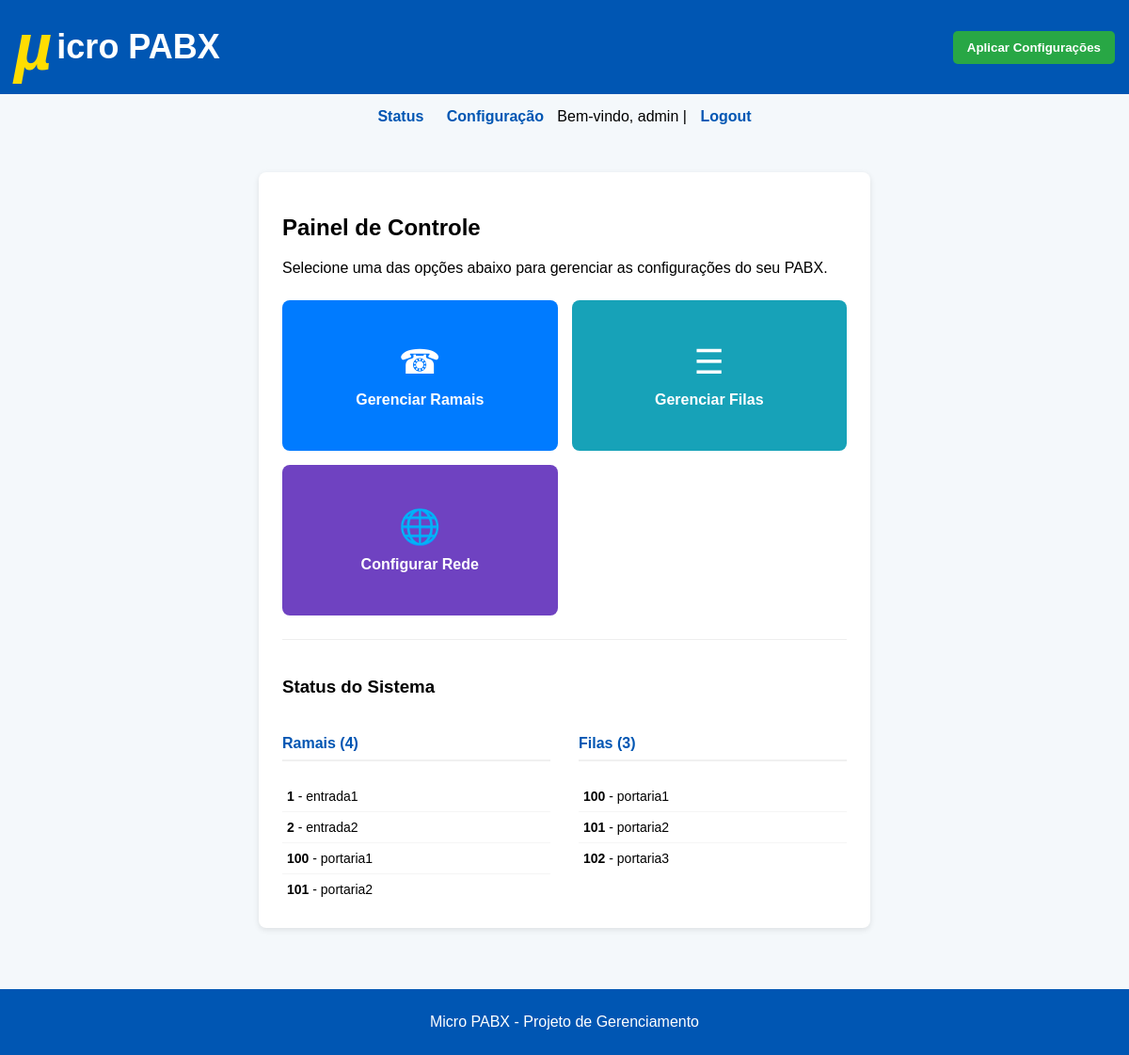
Page /config/pabx (signed in) on the earlier database version.
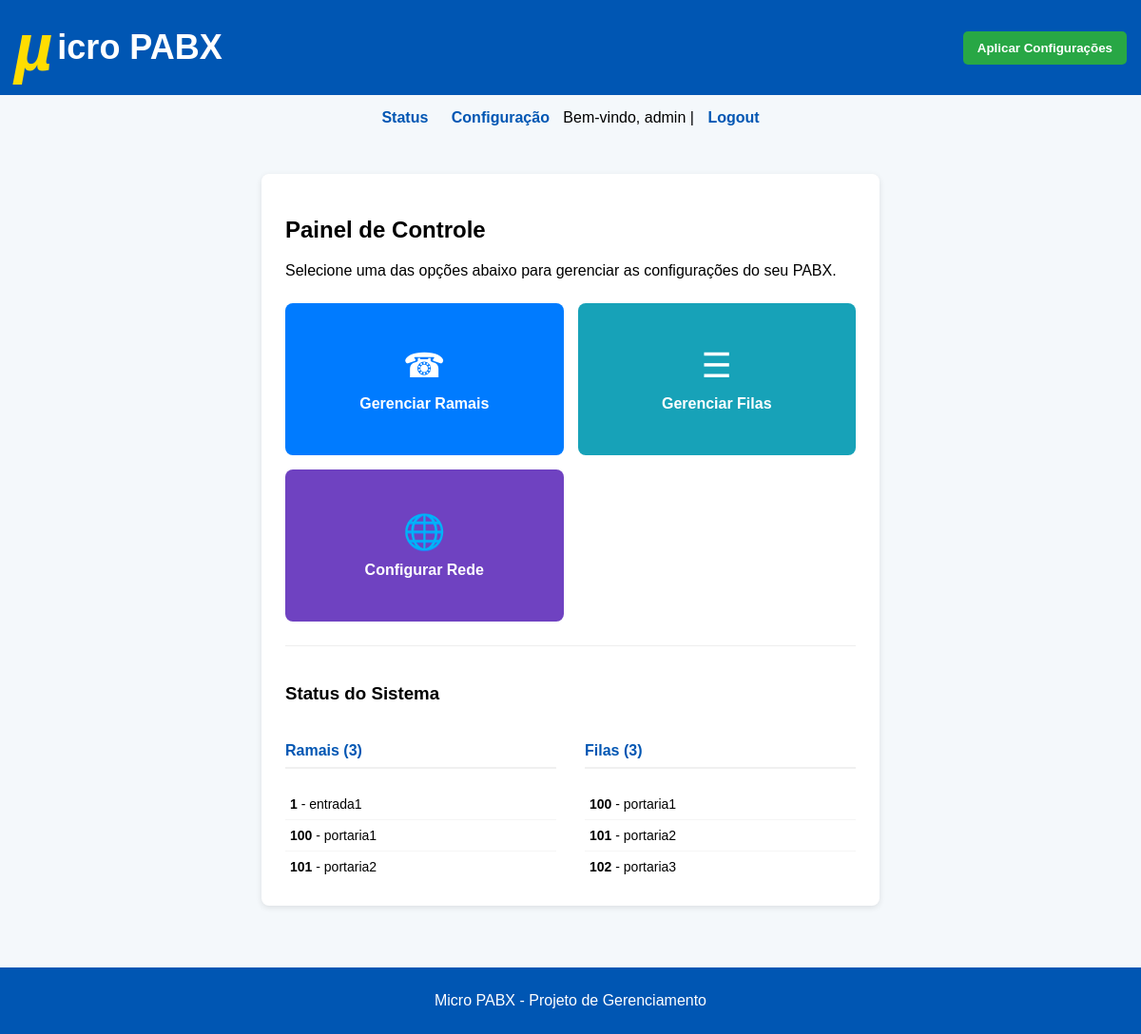
Same page on the later database version.
### tables this page shows
CREATE TABLE ramais (
                    ramal INTEGER PRIMARY KEY,  -- definido manualmente
                    nome TEXT NOT NULL,
                    senha TEXT,
                    contexto TEXT
                );

CREATE TABLE filas (
                    fila INTEGER PRIMARY KEY,  -- definido manualmente
                    nome TEXT NOT NULL
                );

### blueprints/pabx.py (the view)
@pabx_bp.route("/pabx")
@login_required
def config_pabx():
    ramais = get_ramais()
    filas = get_filas()
    localnets = get_localnets()
    return render_template("config_pabx.html", ramais=ramais, filas=filas, localnets=localnets)

### auth.py (called while the page is built)
def login_required(f):
    @wraps(f)
    def decorated_function(*args, **kwargs):
        if not session.get("user"):
            flash("Você precisa estar logado para acessar esta página.", "warning")
            return redirect(url_for("auth.login")) # Rota de login agora está no blueprint 'auth'
        return f(*args, **kwargs)
    return decorated_function

### database.py (called while the page is built)
def get_db_connection():
    conn = sqlite3.connect(DB)
    conn.row_factory = sqlite3.Row
    return conn

def get_ramais():
    conn = get_db_connection()
    ramais_raw = conn.execute("SELECT ramal, nome, senha, contexto FROM ramais").fetchall()
    ramais = []
    for r in ramais_raw:
        ramais.append({
            "ramal": r["ramal"],
            "nome": r["nome"],
            "senha": r["senha"],
            "contexto": r["contexto"]
        })
    conn.close()
    return ramais

def get_filas():
    conn = get_db_connection()
    filas_raw = conn.execute("SELECT fila, nome FROM filas").fetchall()
    filas = []
    for f in filas_raw:
        ramais_associados = conn.execute(
            "SELECT r.ramal FROM ramais r "
            "JOIN ramais_filas rf ON r.ramal = rf.num_ramal "
            "WHERE rf.num_fila = ?", (f["fila"],)
        ).fetchall()
        ramais_list = [r["ramal"] for r in ramais_associados]
        filas.append({
            "fila": f["fila"],
            "nome": f["nome"],
            "ramais": ramais_list
        })
    conn.close()
    return filas

def get_localnets():
    conn = get_db_connection()
    rows = conn.execute("SELECT id, localnet, nome FROM config_geral").fetchall()
    conn.close()
    return [{"id": r["id"], "localnet": r["localnet"], "nome": r["nome"]} for r in rows]

### templates/config_pabx.html (shortened to what this page needs)
{% extends "base.html" %}
{% block content %}
<div class="card dashboard-card">
    <h2>Painel de Controle</h2>
    <p>Selecione uma das opções abaixo para gerenciar as configurações do seu PABX.</p>
    <div class="action-buttons">
        <a href="{{ url_for('pabx.cadastro_ramal') }}" class="action-button btn-ramais">
            <span class="icon">&#9742;</span>
            <span class="text">Gerenciar Ramais</span>
        </a>
        <a href="{{ url_for('pabx.cadastro_fila') }}" class="action-button btn-filas">
            <span class="icon">&#9776;</span>
            <span class="text">Gerenciar Filas</span>
        </a>
        <a href="{{ url_for('rede.config_rede') }}" class="action-button btn-rede">
            <span class="icon">&#127760;</span>
            <span class="text">Configurar Rede</span>
        </a>
    </div>
    <div class="status-section">
        <h3>Status do Sistema</h3>
        <div class="status-grid">
            <div class="status-column">
                <h4>Ramais ({{ ramais|length }})</h4>
                {% if ramais %}
                <ul class="status-list">
                    {% for ramal in ramais %}
                        <li><strong>{{ ramal.ramal }}</strong> - {{ ramal.nome }}</li>
                    {% endfor %}
                </ul>
                {% else %}
                <p class="no-data">Nenhum ramal cadastrado.</p>
                {% endif %}
            </div>
            <div class="status-column">
                <h4>Filas ({{ filas|length }})</h4>
                {% if filas %}
                <ul class="status-list">
                    {% for fila in filas %}
                        <li><strong>{{ fila.fila }}</strong> - {{ fila.nome }}</li>
                    {% endfor %}
                </ul>
                {% else %}
                <p class="no-data">Nenhuma fila cadastrada.</p>
                {% endif %}
            </div>
        </div>
    </div>
</div>
{% endblock %}

### templates/base.html (shortened to what this page needs)
<!DOCTYPE html>
<html lang="pt-BR">
<head>
</head>
<body>
    <header>
        <h1><span>&#181;</span>icro PABX</h1>
        <form action="{{ url_for('main.reload') }}" method="POST" style="display: inline;">
            <button type="submit">Aplicar Configurações</button>
        </form>
    </header>
    <nav>
        <a href="{{ url_for('main.index') }}">Status</a>
        <a href="{{ url_for('pabx.config_pabx') }}">Configuração</a>
        {% if session.get('user') %}
            <span>Bem-vindo, {{ session.get('user') }}</span>
        | <a href="{{ url_for('auth.logout') }}">Logout</a>
        {% endif %}
    </nav>
    <div class="container">
        {% block content %}{% endblock %}
    </div>
    <footer>
        <p>Micro PABX - Projeto de Gerenciamento</p>
    </footer>
</body>
</html>

### templates/base.html (style rules this page uses)
body { font-family: Arial, sans-serif; background-color: #f4f8fb; margin: 0; padding: 0; }
header { background-color: #0056b3; color: white; padding: 15px; display: flex; justify-content: space-between; align-items: center; }
header h1 { font-size: 36px; color: white; margin: 0; display: flex; align-items: center; }
header h1 span { font-weight: bold; color: #ffdd00; font-size: 70px; font-style: italic; line-height: 1; margin-right: 5px; align-items: center; }
header form { margin: 0; }
header button { background-color: #28a745; color: white; border: none; padding: 10px 15px; border-radius: 5px; font-weight: bold; cursor: pointer; }
nav { margin: 15px; text-align: center; }
nav a { margin: 0 10px; text-decoration: none; color: #0056b3; font-weight: bold; }
.container { padding: 20px; }
.card { background: white; border-radius: 8px; padding: 20px; margin: 15px auto; max-width: 600px; box-shadow: 0 2px 6px rgba(0,0,0,0.1); }
footer { background-color: #0056b3; color: white; text-align: center; padding: 10px; margin-top: 30px; }

### templates/config_pabx.html (style rules this page uses)
.dashboard-card { padding: 25px; }
.action-buttons { display: grid; grid-template-columns: repeat(auto-fit, minmax(200px, 1fr)); gap: 15px; margin: 25px 0; }
.action-button { display: flex; flex-direction: column; align-items: center; justify-content: center; padding: 20px; text-decoration: none; color: white; border-radius: 8px; text-align: center; transition: transform 0.2s, box-shadow 0.2s; min-height: 120px; }
.action-button .icon { font-size: 36px; margin-bottom: 10px; }
.action-button .text { font-weight: bold; font-size: 16px; }
.btn-ramais { background-color: #007bff; }
.btn-filas { background-color: #17a2b8; }
.btn-rede { background-color: #6f42c1; }
.status-section { margin-top: 20px; padding-top: 20px; border-top: 1px solid #eee; }
.status-grid { display: grid; grid-template-columns: 1fr 1fr; gap: 30px; }
.status-column h4 { color: #0056b3; border-bottom: 2px solid #f0f0f0; padding-bottom: 8px; }
.status-list { list-style: none; padding: 0; margin: 0; font-size: 14px; }
.status-list li { padding: 8px 5px; border-bottom: 1px solid #f5f5f5; }
.status-list li:last-child { border-bottom: none; }

Differences in the rows shown:
removed ramais: ramal "2", nome "entrada2"
Other differences:
{{ ramais|length }}: "4" → "3"
